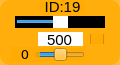
    <widget class="QWidget" name="widget_id19" native="true">
     <property name="geometry">
      <rect>
       <x>795</x>
       <y>240</y>
       <width>120</width>
       <height>65</height>
      </rect>
     </property>
     <property name="maximumSize">
      <size>
       <width>16777161</width>
       <height>16777215</height>
      </size>
     </property>
     <property name="styleSheet">
      <string notr="true">background-color: rgb(255, 170, 0, 200);
border-radius:10px;</string>
     </property>
     <widget class="QLabel" name="label_ID19">
      <property name="geometry">
       <rect>
        <x>40</x>
        <y>1</y>
        <width>45</width>
        <height>12</height>
       </rect>
      </property>
      <property name="minimumSize">
       <size>
        <width>0</width>
        <height>10</height>
       </size>
      </property>
      <property name="font">
       <font>
        <family>Arial</family>
        <pointsize>11</pointsize>
       </font>
      </property>
      <property name="styleSheet">
       <string notr="true">background-color: rgb(255, 255, 255， 0);
border-radius:0px;</string>
      </property>
      <property name="text">
       <string>ID:19</string>
      </property>
      <property name="alignment">
       <set>Qt::AlignCenter</set>
      </property>
     </widget>
     <widget class="QSlider" name="horizontalSlider_pulse_id19">
      <property name="geometry">
       <rect>
        <x>15</x>
        <y>16</y>
        <width>90</width>
        <height>12</height>
       </rect>
      </property>
      <property name="autoFillBackground">
       <bool>false</bool>
      </property>
      <property name="styleSheet">
       <string notr="true">QSlider{
	background: rgb(0, 0, 0);
	border-radius:0px;
}
QSlider::handle {/*设置中间的那个滑动的键*/                           background: rgb(255, 255, 255)}</string>
      </property>
      <property name="minimum">
       <number>0</number>
      </property>
      <property name="maximum">
       <number>1000</number>
      </property>
      <property name="pageStep">
       <number>1</number>
      </property>
      <property name="value">
       <number>500</number>
      </property>
      <property name="orientation">
       <enum>Qt::Horizontal</enum>
      </property>
     </widget>
     <widget class="QSlider" name="horizontalSlider_dev_id19">
      <property name="geometry">
       <rect>
        <x>35</x>
        <y>48</y>
        <width>50</width>
        <height>13</height>
       </rect>
      </property>
      <property name="styleSheet">
       <string notr="true">background-color: rgb(255, 255, 255， 0);</string>
      </property>
      <property name="minimum">
       <number>-125</number>
      </property>
      <property name="maximum">
       <number>125</number>
      </property>
      <property name="pageStep">
       <number>1</number>
      </property>
      <property name="orientation">
       <enum>Qt::Horizontal</enum>
      </property>
     </widget>
     <widget class="QLabel" name="label_id19">
      <property name="geometry">
       <rect>
        <x>10</x>
        <y>47</y>
        <width>30</width>
        <height>15</height>
       </rect>
      </property>
      <property name="minimumSize">
       <size>
        <width>0</width>
        <height>10</height>
       </size>
      </property>
      <property name="font">
       <font>
        <family>DejaVu Sans</family>
        <pointsize>10</pointsize>
       </font>
      </property>
      <property name="styleSheet">
       <string notr="true">background-color: rgb(255, 255, 255， 0);</string>
      </property>
      <property name="text">
       <string>0</string>
      </property>
      <property name="alignment">
       <set>Qt::AlignCenter</set>
      </property>
     </widget>
     <widget class="QLineEdit" name="lineEdit_id19">
      <property name="geometry">
       <rect>
        <x>38</x>
        <y>32</y>
        <width>45</width>
        <height>14</height>
       </rect>
      </property>
      <property name="sizePolicy">
       <sizepolicy hsizetype="Fixed" vsizetype="Fixed">
        <horstretch>0</horstretch>
        <verstretch>0</verstretch>
       </sizepolicy>
      </property>
      <property name="font">
       <font>
        <family>Arial</family>
        <pointsize>11</pointsize>
       </font>
      </property>
      <property name="autoFillBackground">
       <bool>false</bool>
      </property>
      <property name="styleSheet">
       <string notr="true">background-color: rgb(255, 255, 255);
border-radius:0px;</string>
      </property>
      <property name="text">
       <string>500</string>
      </property>
      <property name="maxLength">
       <number>1000</number>
      </property>
      <property name="alignment">
       <set>Qt::AlignCenter</set>
      </property>
      <property name="dragEnabled">
       <bool>false</bool>
      </property>
      <property name="readOnly">
       <bool>false</bool>
      </property>
     </widget>
     <widget class="QCheckBox" name="checkBox_id19">
      <property name="geometry">
       <rect>
        <x>90</x>
        <y>34</y>
        <width>15</width>
        <height>10</height>
       </rect>
      </property>
      <property name="text">
       <string/>
      </property>
     </widget>
    </widget>
